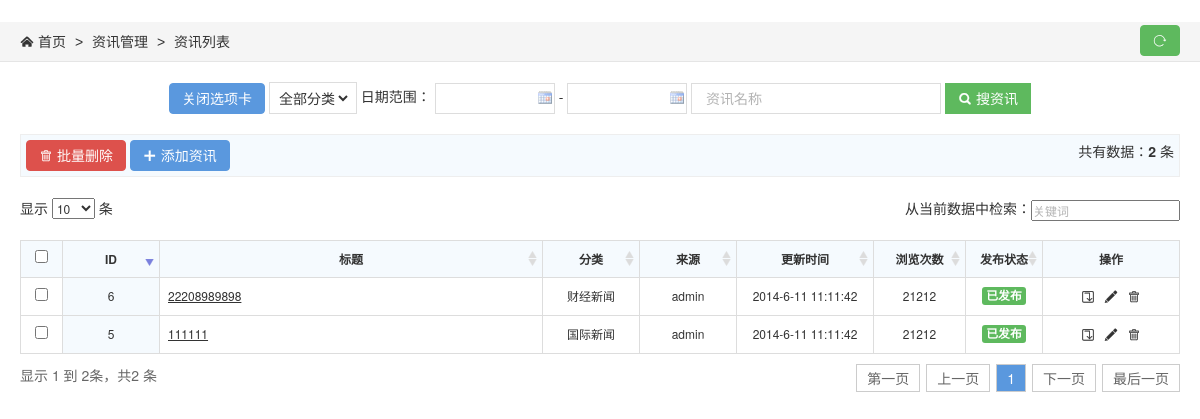
The app's page /article/articlelist/ (signed in), older data.
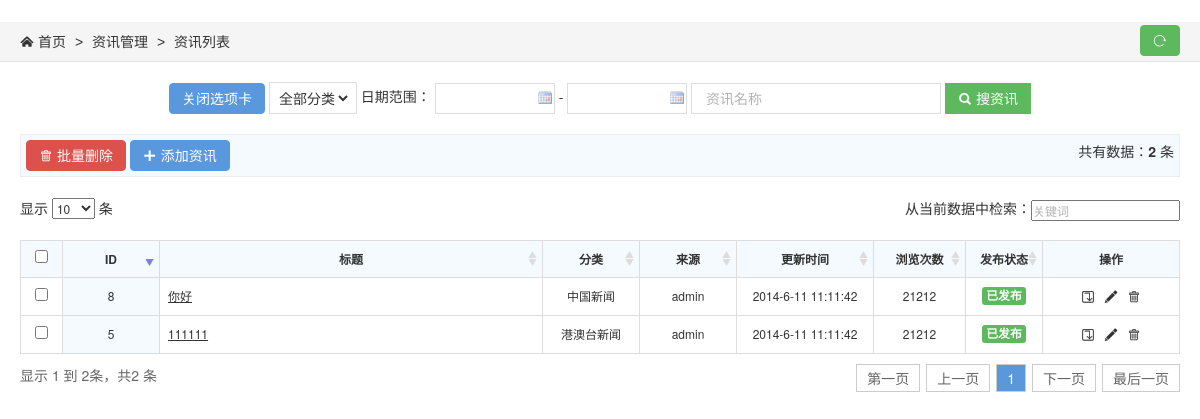
The same page, newer data.
### article/models.py (models this page shows)
class Articles(models.Model):
    title = models.CharField(max_length=100)
    content = models.TextField(default="暂无内容！")
    type = models.ForeignKey(Types, on_delete=models.CASCADE)
    author = models.ForeignKey(Users, on_delete=models.CASCADE)

class Types(models.Model):
    title = models.CharField(max_length=50)

### login/models.py (models this page shows)
class Users(models.Model):
    username = models.CharField(max_length=50, unique=True)
    password = models.CharField(max_length=50)

### article/views.py (the view)
# urls.py: path('articlelist/', views.articlelist),
def articlelist(request):
    articles = Articles.objects.all()
    return render(request, 'article-list.html', {'articles': articles})

### templates/article-list.html (shortened to what this page needs)
﻿{% load static %}
<!DOCTYPE HTML>
<html>
<head>
<link rel="stylesheet" type="text/css" href="{% static "static/h-ui/css/H-ui.min.css" %}" />
<link rel="stylesheet" type="text/css" href="{% static "static/h-ui.admin/css/H-ui.admin.css" %}" />
<link rel="stylesheet" type="text/css" href="{% static "lib/Hui-iconfont/1.0.8/iconfont.css" %}" />
<link rel="stylesheet" type="text/css" href="{% static "static/h-ui.admin/skin/default/skin.css" %}" id="skin" />
<link rel="stylesheet" type="text/css" href="{% static "static/h-ui.admin/css/style.css" %}" />
</head>
<body>
<nav class="breadcrumb">
	<i class="Hui-iconfont">&#xe67f;</i>
	首页
	<span class="c-gray en">&gt;</span>
	资讯管理
	<span class="c-gray en">&gt;</span>
	资讯列表
	<a class="btn btn-success radius r" style="line-height:1.6em;margin-top:3px" href="javascript:location.replace(location.href);" title="刷新" ><i class="Hui-iconfont">&#xe68f;</i></a>
</nav>
<div class="page-container">
	<div class="text-c">
		<button onclick="removeIframe()" class="btn btn-primary radius">关闭选项卡</button>
	 <span class="select-box inline">
		<select name="" class="select">
			<option value="0">全部分类</option>
		</select>
		</span> 日期范围：
		<input type="text" onfocus="WdatePicker({ maxDate:'#F{$dp.$D(\'logmax\')||\'%y-%M-%d\'}' })" id="logmin" class="input-text Wdate" style="width:120px;">
		-
		<input type="text" onfocus="WdatePicker({ minDate:'#F{$dp.$D(\'logmin\')}',maxDate:'%y-%M-%d' })" id="logmax" class="input-text Wdate" style="width:120px;">
		<input type="text" name="" id="" placeholder=" 资讯名称" style="width:250px" class="input-text">
		<button name="" id="" class="btn btn-success" type="submit"><i class="Hui-iconfont">&#xe665;</i> 搜资讯</button>
	</div>
	<div class="cl pd-5 bg-1 bk-gray mt-20"> <span class="l"><a href="javascript:;" onclick="datadel()" class="btn btn-danger radius"><i class="Hui-iconfont">&#xe6e2;</i> 批量删除</a> <a class="btn btn-primary radius" data-title="添加资讯" data-href="/article/articleadd/" onclick="Hui_admin_tab(this)" href="javascript:;"><i class="Hui-iconfont">&#xe600;</i> 添加资讯</a></span> <span class="r">共有数据：<strong>{{ articles.count }}</strong> 条</span> </div>
	<div class="mt-20">
		<table class="table table-border table-bordered table-bg table-hover table-sort table-responsive">
			<thead>
				<tr class="text-c">
					<th width="25"><input type="checkbox" name="" value=""></th>
					<th width="80">ID</th>
					<th>标题</th>
					<th width="80">分类</th>
					<th width="80">来源</th>
					<th width="120">更新时间</th>
					<th width="75">浏览次数</th>
					<th width="60">发布状态</th>
					<th width="120">操作</th>
				</tr>
			</thead>
			<tbody>
            {% for article in articles %}
				<tr class="text-c">
					<td><input type="checkbox" value="" name=""></td>
					<td>{{ article.id }}</td>
					<td class="text-l"><u style="cursor:pointer" class="text-primary" onClick="article_edit('查看','article-zhang.html','10001')" title="查看">{{ article.title }}</u></td>
					<td>{{ article.type.title }}</td>
					<td>{{ article.author.username }}</td>
					<td>2014-6-11 11:11:42</td>
					<td>21212</td>
					<td class="td-status"><span class="label label-success radius">已发布</span></td>
					<td class="f-14 td-manage"><a style="text-decoration:none" onClick="article_stop(this,'10001')" href="javascript:;" title="下架"><i class="Hui-iconfont">&#xe6de;</i></a> <a style="text-decoration:none" class="ml-5" onClick="article_edit('资讯编辑','/article/articleedit/','{{ article.id }}')" href="javascript:;" title="编辑"><i class="Hui-iconfont">&#xe6df;</i></a> <a style="text-decoration:none" class="ml-5" onClick="article_del(this,'{{ article.id }}')" href="javascript:;" title="删除"><i class="Hui-iconfont">&#xe6e2;</i></a></td>
				</tr>
			{% endfor %}
			</tbody>
		</table>
	</div>
</div>
</body>
</html>

### static/static/h-ui.admin/css/H-ui.admin.css (style rules this page uses)
html { height:100% }
body { min-height: 100%;position: relative;font-size:14px;color:#333; background-color:#fff }
a { color:#333 }
.bg-1 { background-color:#f5fafe }
.page-container { padding:20px }
.breadcrumb { background-color:#f5f5f5; padding:0 20px; position:relative; z-index:99 }

### static/static/h-ui.admin/skin/default/skin.css (style rules this page uses)
a { color:#333 }

### static/static/h-ui.admin/skin/red/skin.css (style rules this page uses)
a { color:#333 }

Row changes from the older to the newer data that the page shows:
removed Articles: id "6", title "22208989898", type "财经新闻", author.username "admin"
changed through a linked row, Articles id 5: type "国际新闻" → "港澳台新闻"
added Articles: id "8", title "你好", type "中国新闻", author.username "admin"
